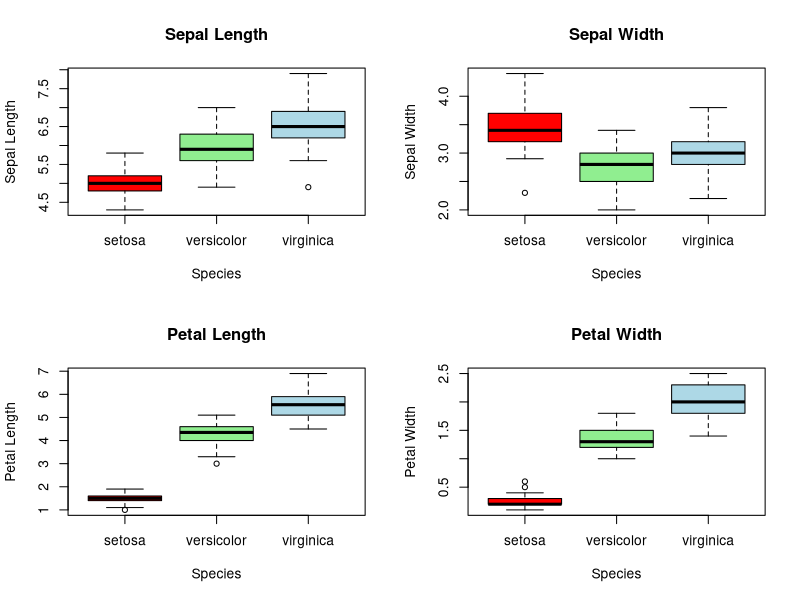

R code for this plot:
## ---- chunk 1
knitr::opts_chunk$set(echo = TRUE)
## ---- chunk 2
fibSequence<- function(len = 10){
  if(len <=0){
    stop("Length should be greater than 1.")
  }
  fibSeq <- numeric(len)
  fibSeq[1] <- 0
  if (len > 1) {
    fibSeq[2] <- 1
  }
  if (len >2){
    for (i in 3:len) {
      fibSeq[i] <- fibSeq[i - 1] + fibSeq[i - 2]
    }
  }
  
  res <- list(cSeqType = "Fibonacci", 
              nSeqLen = len, 
              iFibSeq = fibSeq)
  return(res)
}

fibonacci1 <- fibSequence(1)
fibonacci35 <- fibSequence(35)

print(fibonacci1)
print(fibonacci35)
## ---- chunk 3
mySequence <- function(len = 10) {
  # len = requested sequence length
  sequence_result <- c()
  # Starting from 1 until we get 'len' number of sequence
  number <- 1
  while (length(sequence_result)<len) {
    # Divisible by 2 and 3 or not
    if (number%%2 != 0 && number%%3 != 0) {
      sequence_result <- c(sequence_result,number)
    }
    number <- number + 1 #Checking next number
  }
  # Package the results 
  
  res <- list(cSeqType = "Not divisible by 2 or 3", 
              nSeqLen = len, 
              iMySeq = sequence_result) 
  return(res) 
}

sequence1 <- mySequence(1)
sequence56 <- mySequence(56)

print(sequence1)
print(sequence56)
## ---- chunk 4
species_boxplots <- function(){
  par(mfrow = c(2,2))
  # Box plot for Sepal Length by Species
  boxplot(Sepal.Length~Species,data = iris,
          main ="Sepal Length", xlab = "Species",ylab = "Sepal Length",
          col = c("red","lightgreen","lightblue"))
  # Box plot for Sepal Width by Species
  boxplot(Sepal.Width~Species,data = iris,
          main ="Sepal Width", xlab = "Species",ylab = "Sepal Width",
          col = c("red","lightgreen","lightblue"))
  # Box plot for Petal Length by Species
  boxplot(Petal.Length~Species,data = iris,
          main ="Petal Length", xlab = "Species",ylab = "Petal Length",
          col = c("red","lightgreen","lightblue"))
  # Box plot for Petal Width by Species
  boxplot(Petal.Width~Species,data = iris,
          main ="Petal Width", xlab = "Species",ylab = "Petal Width",
          col = c("red","lightgreen","lightblue"))
}
species_boxplots()
